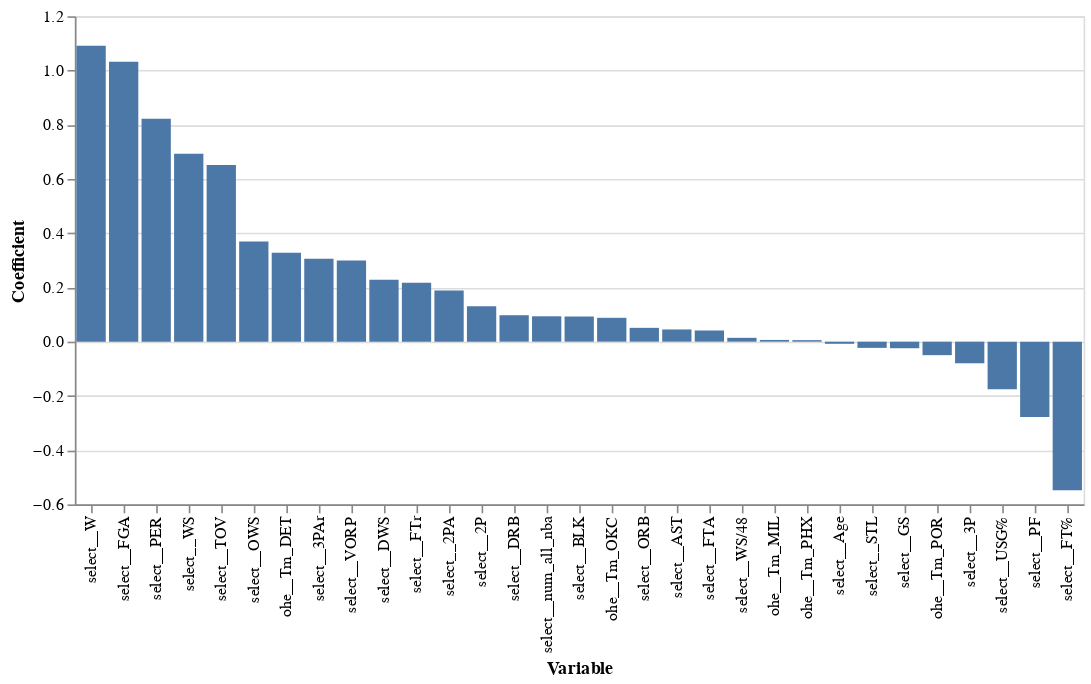

The code cell stored with this chart in its notebook:
### Markdown cell above
We see from our coefficient plot that FGA seems to have the highest impact on the log-odds of winning All-NBA, while FT% has the biggest negative impact. Surprisingly we also see that usage % is another of the strongest negative covariates. This bears further study, but for the purposes of this project (prediction), we do not necessarily care about how the model is weighing each of the features

### Code cell
#Now we will make a bar chart of these coefficients
alt.Chart(coef_df_nz).mark_bar().encode(
    y=alt.Y('coef',title='Coefficient'),
    x=alt.X('var',title='Variable', sort = '-y'))

### Figure 1 — Vega-Lite specification as saved in the notebook (floating-point values rounded to 4 significant figures)
{"config": {"view": {"continuousWidth": 400, "continuousHeight": 300}}, "data": {"name": "data-add67b26ebb7b0c1891a91e211bde5b5"}, "mark": "bar", "encoding": {"x": {"field": "var", "sort": "-y", "title": "Variable", "type": "nominal"}, "y": {"field": "coef", "title": "Coefficient", "type": "quantitative"}}, "$schema": "https://vega.github.io/schema/vega-lite/v4.17.0.json", "datasets": {"data-add67b26ebb7b0c1891a91e211bde5b5": [{"coef": -0.007865, "var": "select__Age"}, {"coef": -0.02415, "var": "select__GS"}, {"coef": 1.032, "var": "select__FGA"}, {"coef": -0.07968, "var": "select__3P"}, {"coef": 0.1306, "var": "select__2P"}, {"coef": 0.1889, "var": "select__2PA"}, {"coef": 0.04122, "var": "select__FTA"}, {"coef": -0.5483, "var": "select__FT%"}, {"coef": 0.05095, "var": "select__ORB"}, {"coef": 0.09746, "var": "select__DRB"}, {"coef": 0.04502, "var": "select__AST"}, {"coef": -0.02288, "var": "select__STL"}, {"coef": 0.09279, "var": "select__BLK"}, {"coef": 0.6511, "var": "select__TOV"}, {"coef": -0.2775, "var": "select__PF"}, {"coef": 0.822, "var": "select__PER"}, {"coef": 0.3057, "var": "select__3PAr"}, {"coef": 0.2171, "var": "select__FTr"}, {"coef": -0.1756, "var": "select__USG%"}, {"coef": 0.3692, "var": "select__OWS"}, {"coef": 0.2279, "var": "select__DWS"}, {"coef": 0.6931, "var": "select__WS"}, {"coef": 0.01422, "var": "select__WS/48"}, {"coef": 0.2993, "var": "select__VORP"}, {"coef": 1.091, "var": "select__W"}, {"coef": 0.0936, "var": "select__num_all_nba"}, {"coef": 0.3276, "var": "ohe__Tm_DET"}, {"coef": 0.006361, "var": "ohe__Tm_MIL"}, {"coef": 0.08797, "var": "ohe__Tm_OKC"}, {"coef": 0.005648, "var": "ohe__Tm_PHX"}, {"coef": -0.04973, "var": "ohe__Tm_POR"}]}}
